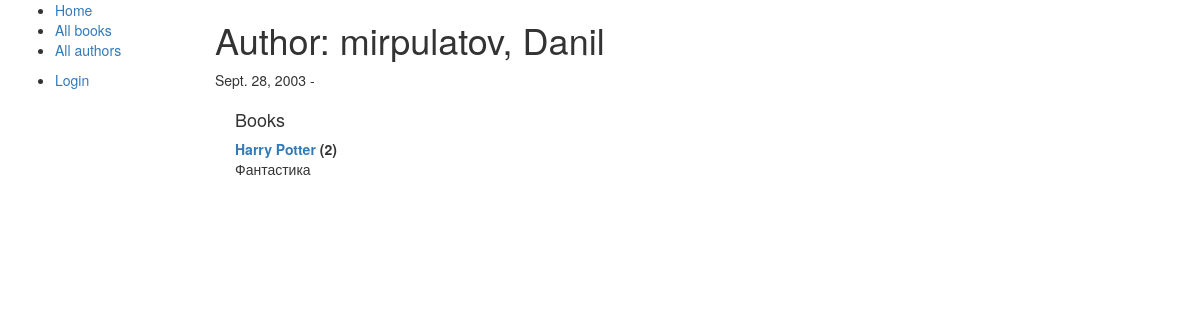
The app's page /catalog/author/1 with its own data.
### catalog/models.py (models this page shows, shortened)
class Author(models.Model):
    first_name = models.CharField(max_length=100)
    last_name = models.CharField(max_length=100)
    date_of_birth = models.DateField(null=True, blank=True)
    date_of_death = models.DateField('died', null=True, blank=True)
    def __str__(self):
        return '%s, %s' % (self.last_name, self.first_name)
    def display_genre(self):
        """
        Creates a string for the Genre. This is required to display genre in Admin.
        """
        return ', '.join([ genre.name for genre in self.genre.all()[:3] ])
    display_genre.short_description = 'Genre'

class Book(models.Model):
    title = models.CharField(max_length=200)
    author = models.ForeignKey('Author', on_delete=models.SET_NULL, null=True)
    language = models.ForeignKey('Language', on_delete=models.SET_NULL, null=True)
    summary = models.TextField(max_length=1000, help_text="Enter a brief description of the book")
    isbn = models.CharField('ISBN',max_length=13, help_text='13 Character <a href="https://www.isbn-international.org/content/what-isbn">ISBN number</a>')
    genre = models.ManyToManyField(Genre, help_text="Select a genre for this book")
    def __str__(self):
        return self.title

### catalog/views.py (the view)
# urls.py: path('author/<pk>', views.AuthorDetailView.as_view(), name='author-detail'),
class AuthorDetailView(generic.DetailView):
    model = Author

### catalog/templates/catalog/author_detail.html
{% extends "base_generic.html" %}
{% block content %}
<h1>Author: {{ author }} </h1>
<p>{{author.date_of_birth}} - {% if author.date_of_death %}{{author.date_of_death}}{% endif %}</p>
<div style="margin-left:20px;margin-top:20px">
<h4>Books</h4>
<dl>
{% for book in author.book_set.all %}
<dt><a href="{% url 'book-detail' book.pk %}">{{book}}</a> ({{book.bookinstance_set.all.count}})</dt>
<dd>{{book.summary}}</dd>
{% endfor %}
</dl>
</div>
{% endblock %}

### records on screen
Author: last_name+first_name "mirpulatov, Danil", date_of_birth "Sept. 28, 2003"
Book: title "Harry Potter", bookinstance_set.all.count "2", summary "Фантастика"
